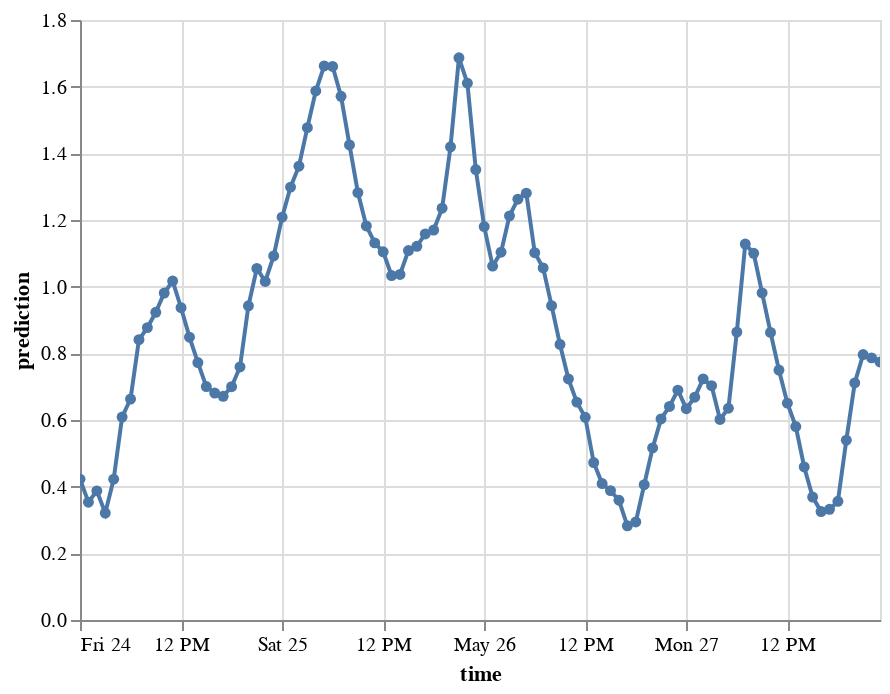

Notebook cell for this chart:
### Code cell
# Importing Altair for interactive visualization
import altair as alt

# Create Altair chart with line and dots
chart = alt.Chart(predictions_df).mark_line(point=True).encode(
    x='time:T', 
    y='prediction:Q', 
    # Adding tooltips for interactive information display
    tooltip=[alt.Tooltip('time:T', title='Date', format='%Y-%m-%d'), 
             alt.Tooltip('time:T', title='Time', format='%H:%M'), 
             alt.Tooltip('prediction:Q', title='Spot Price (DKK)', format='.2f')
            ]
)
 
# Display the chart
chart.interactive()

### Figure 1 — Vega-Lite specification as saved in the notebook (floating-point values rounded to 4 significant figures)
{"config": {"view": {"continuousWidth": 400, "continuousHeight": 300}}, "data": {"name": "data-9b4b8e6c68aeaa469ef3aca34435559b"}, "mark": {"type": "line", "point": true}, "encoding": {"tooltip": [{"field": "time", "format": "%Y-%m-%d", "title": "Date", "type": "temporal"}, {"field": "time", "format": "%H:%M", "title": "Time", "type": "temporal"}, {"field": "prediction", "format": ".2f", "title": "Spot Price (DKK)", "type": "quantitative"}], "x": {"field": "time", "type": "temporal"}, "y": {"field": "prediction", "type": "quantitative"}}, "selection": {"selector001": {"type": "interval", "bind": "scales", "encodings": ["x", "y"]}}, "$schema": "https://vega.github.io/schema/vega-lite/v4.17.0.json", "datasets": {"data-9b4b8e6c68aeaa469ef3aca34435559b": [{"prediction": 0.4226, "time": "2024-05-24T00:00:00"}, {"prediction": 0.3534, "time": "2024-05-24T01:00:00"}, {"prediction": 0.3874, "time": "2024-05-24T02:00:00"}, {"prediction": 0.3209, "time": "2024-05-24T03:00:00"}, {"prediction": 0.4224, "time": "2024-05-24T04:00:00"}, {"prediction": 0.609, "time": "2024-05-24T05:00:00"}, {"prediction": 0.6629, "time": "2024-05-24T06:00:00"}, {"prediction": 0.8408, "time": "2024-05-24T07:00:00"}, {"prediction": 0.8772, "time": "2024-05-24T08:00:00"}, {"prediction": 0.9232, "time": "2024-05-24T09:00:00"}, {"prediction": 0.9809, "time": "2024-05-24T10:00:00"}, {"prediction": 1.017, "time": "2024-05-24T11:00:00"}, {"prediction": 0.9369, "time": "2024-05-24T12:00:00"}, {"prediction": 0.8485, "time": "2024-05-24T13:00:00"}, {"prediction": 0.7724, "time": "2024-05-24T14:00:00"}, {"prediction": 0.7003, "time": "2024-05-24T15:00:00"}, {"prediction": 0.6807, "time": "2024-05-24T16:00:00"}, {"prediction": 0.6712, "time": "2024-05-24T17:00:00"}, {"prediction": 0.7, "time": "2024-05-24T18:00:00"}, {"prediction": 0.7592, "time": "2024-05-24T19:00:00"}, {"prediction": 0.9426, "time": "2024-05-24T20:00:00"}, {"prediction": 1.055, "time": "2024-05-24T21:00:00"}, {"prediction": 1.016, "time": "2024-05-24T22:00:00"}, {"prediction": 1.092, "time": "2024-05-24T23:00:00"}, {"prediction": 1.208, "time": "2024-05-25T00:00:00"}, {"prediction": 1.299, "time": "2024-05-25T01:00:00"}, {"prediction": 1.361, "time": "2024-05-25T02:00:00"}, {"prediction": 1.477, "time": "2024-05-25T03:00:00"}, {"prediction": 1.587, "time": "2024-05-25T04:00:00"}, {"prediction": 1.662, "time": "2024-05-25T05:00:00"}, {"prediction": 1.661, "time": "2024-05-25T06:00:00"}, {"prediction": 1.571, "time": "2024-05-25T07:00:00"}, {"prediction": 1.425, "time": "2024-05-25T08:00:00"}, {"prediction": 1.282, "time": "2024-05-25T09:00:00"}, {"prediction": 1.182, "time": "2024-05-25T10:00:00"}, {"prediction": 1.131, "time": "2024-05-25T11:00:00"}, {"prediction": 1.105, "time": "2024-05-25T12:00:00"}, {"prediction": 1.033, "time": "2024-05-25T13:00:00"}, {"prediction": 1.037, "time": "2024-05-25T14:00:00"}, {"prediction": 1.108, "time": "2024-05-25T15:00:00"}, {"prediction": 1.121, "time": "2024-05-25T16:00:00"}, {"prediction": 1.158, "time": "2024-05-25T17:00:00"}, {"prediction": 1.17, "time": "2024-05-25T18:00:00"}, {"prediction": 1.235, "time": "2024-05-25T19:00:00"}, {"prediction": 1.42, "time": "2024-05-25T20:00:00"}, {"prediction": 1.687, "time": "2024-05-25T21:00:00"}, {"prediction": 1.611, "time": "2024-05-25T22:00:00"}, {"prediction": 1.351, "time": "2024-05-25T23:00:00"}, {"prediction": 1.18, "time": "2024-05-26T00:00:00"}, {"prediction": 1.062, "time": "2024-05-26T01:00:00"}, {"prediction": 1.103, "time": "2024-05-26T02:00:00"}, {"prediction": 1.212, "time": "2024-05-26T03:00:00"}, {"prediction": 1.263, "time": "2024-05-26T04:00:00"}, {"prediction": 1.28, "time": "2024-05-26T05:00:00"}, {"prediction": 1.102, "time": "2024-05-26T06:00:00"}, {"prediction": 1.056, "time": "2024-05-26T07:00:00"}, {"prediction": 0.943, "time": "2024-05-26T08:00:00"}, {"prediction": 0.8266, "time": "2024-05-26T09:00:00"}, {"prediction": 0.7231, "time": "2024-05-26T10:00:00"}, {"prediction": 0.6536, "time": "2024-05-26T11:00:00"}, {"prediction": 0.608, "time": "2024-05-26T12:00:00"}, {"prediction": 0.4725, "time": "2024-05-26T13:00:00"}, {"prediction": 0.4092, "time": "2024-05-26T14:00:00"}, {"prediction": 0.3882, "time": "2024-05-26T15:00:00"}, {"prediction": 0.3592, "time": "2024-05-26T16:00:00"}, {"prediction": 0.2826, "time": "2024-05-26T17:00:00"}, {"prediction": 0.2943, "time": "2024-05-26T18:00:00"}, {"prediction": 0.4058, "time": "2024-05-26T19:00:00"}, {"prediction": 0.5163, "time": "2024-05-26T20:00:00"}, {"prediction": 0.6032, "time": "2024-05-26T21:00:00"}, {"prediction": 0.6406, "time": "2024-05-26T22:00:00"}, {"prediction": 0.6896, "time": "2024-05-26T23:00:00"}, {"prediction": 0.6339, "time": "2024-05-27T00:00:00"}, {"prediction": 0.6684, "time": "2024-05-27T01:00:00"}, {"prediction": 0.7234, "time": "2024-05-27T02:00:00"}, {"prediction": 0.703, "time": "2024-05-27T03:00:00"}, {"prediction": 0.6017, "time": "2024-05-27T04:00:00"}, {"prediction": 0.6353, "time": "2024-05-27T05:00:00"}, {"prediction": 0.8637, "time": "2024-05-27T06:00:00"}, {"prediction": 1.128, "time": "2024-05-27T07:00:00"}, {"prediction": 1.1, "time": "2024-05-27T08:00:00"}, {"prediction": 0.9813, "time": "2024-05-27T09:00:00"}, {"prediction": 0.8628, "time": "2024-05-27T10:00:00"}, {"prediction": 0.75, "time": "2024-05-27T11:00:00"}, {"prediction": 0.6506, "time": "2024-05-27T12:00:00"}, {"prediction": 0.5804, "time": "2024-05-27T13:00:00"}, {"prediction": 0.459, "time": "2024-05-27T14:00:00"}, {"prediction": 0.3688, "time": "2024-05-27T15:00:00"}, {"prediction": 0.3252, "time": "2024-05-27T16:00:00"}, {"prediction": 0.332, "time": "2024-05-27T17:00:00"}, {"prediction": 0.3561, "time": "2024-05-27T18:00:00"}, {"prediction": 0.5393, "time": "2024-05-27T19:00:00"}, {"prediction": 0.7114, "time": "2024-05-27T20:00:00"}, {"prediction": 0.7963, "time": "2024-05-27T21:00:00"}, {"prediction": 0.7863, "time": "2024-05-27T22:00:00"}, {"prediction": 0.7743, "time": "2024-05-27T23:00:00"}]}}
